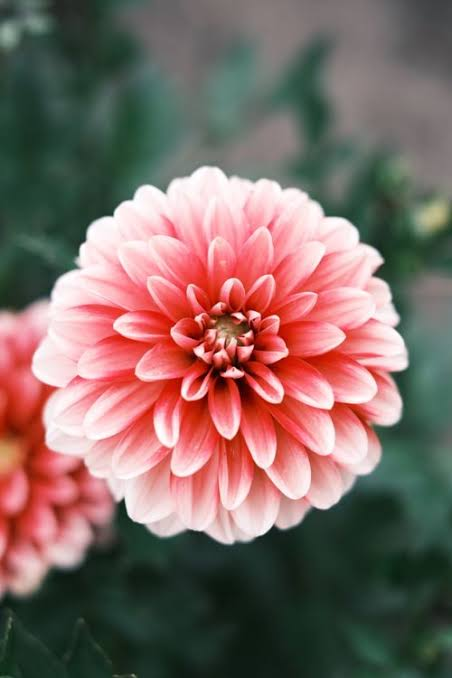
#> input picture image.jpg, 452 x 678 px
$ python color.py
#> lines starting #> are read from the running program, lines starting #| are printed output that depends on the picture

import cv2

# Read the image
img = cv2.imread("image.jpg")
#> img is the input picture: shape (678, 452, 3); mean B, G, R 99.9, 105.6, 128.6

# Check image
if img is None:
    print("Error: Image not found!")
    exit()

# Split image into color channels
b, g, r = cv2.split(img)
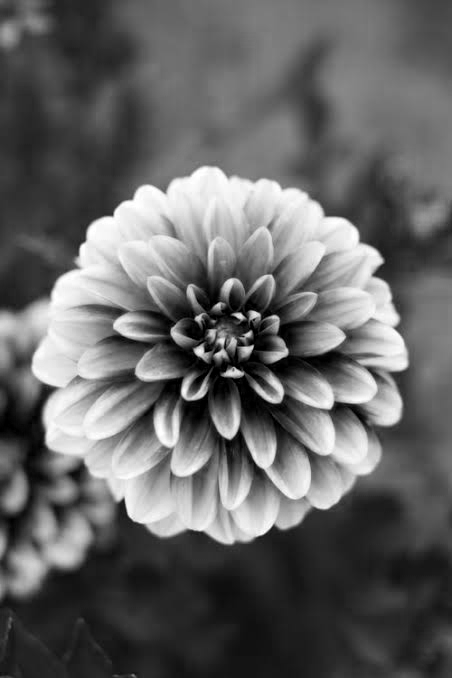
#> b: shape (678, 452); min 0, max 255, mean 99.9
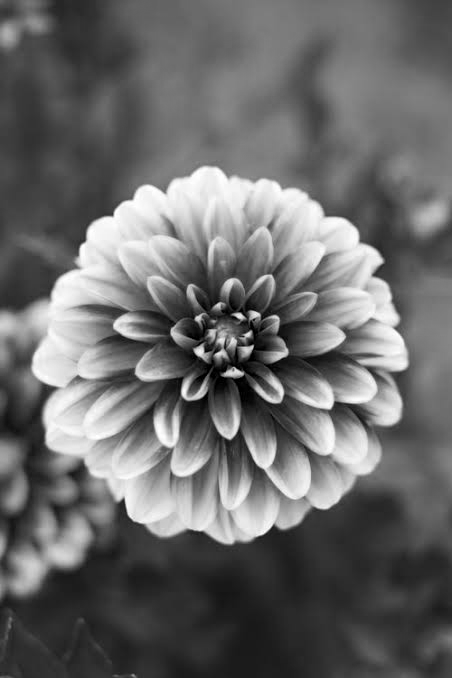
#> g: shape (678, 452); min 0, max 255, mean 105.6
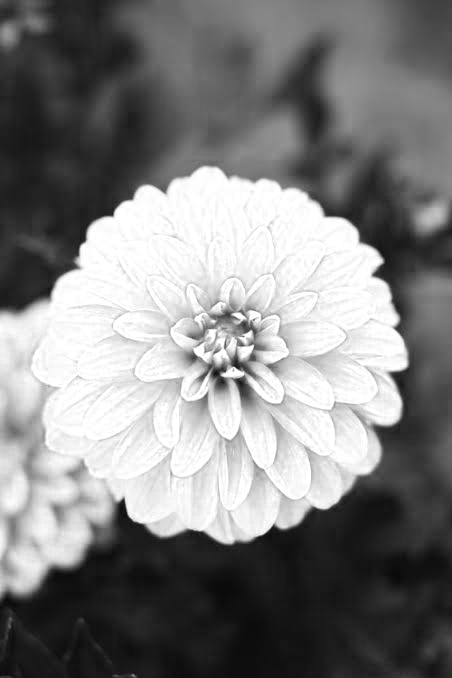
#> r: shape (678, 452); min 7, max 255, mean 128.6

# Calculate histograms
hist_b = cv2.calcHist([b], [0], None, [256], [0, 256])
#> hist_b = 256 values, max 3518 at index 37, min 88 at index 254, mean 1197.1
hist_g = cv2.calcHist([g], [0], None, [256], [0, 256])
#> hist_g = 256 values, max 3623 at index 46, min 45 at index 255, mean 1197.1
hist_r = cv2.calcHist([r], [0], None, [256], [0, 256])
#> hist_r = 256 values, max 19552 at index 255, min 0 at index 0, mean 1197.1

# Create histogram image
hist_img = cv2.merge([b, g, r])

# Draw histograms
canvas = cv2.imread("image.jpg")
canvas = cv2.resize(canvas, (512, 400))
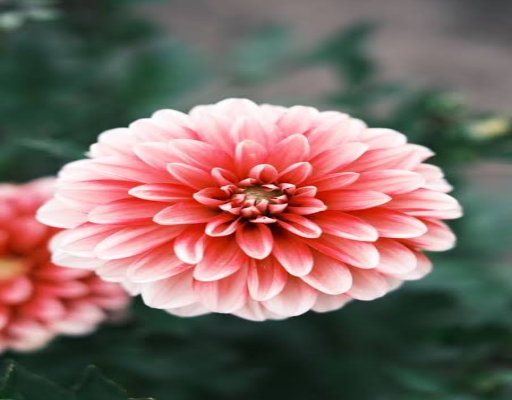
#> canvas: shape (400, 512, 3); mean B, G, R 99.8, 105.5, 128.5
canvas[:] = 255
#> canvas: shape (400, 512, 3); every value is 255

for i in range(256):
    x = int(i * 2)

    yb = int(hist_b[i][0] / hist_b.max() * 300)
    yg = int(hist_g[i][0] / hist_g.max() * 300)
    yr = int(hist_r[i][0] / hist_r.max() * 300)

    cv2.line(canvas, (x, 350), (x, 350-yb), (255, 0, 0), 1)
    cv2.line(canvas, (x, 350), (x, 350-yg), (0, 255, 0), 1)
    cv2.line(canvas, (x, 350), (x, 350-yr), (0, 0, 255), 1)
#> this loop made 256 passes
#> (yb, yg, yr) on passes 1 to 3: (130, 28, 0), (25, 5, 0), (24, 5, 0)
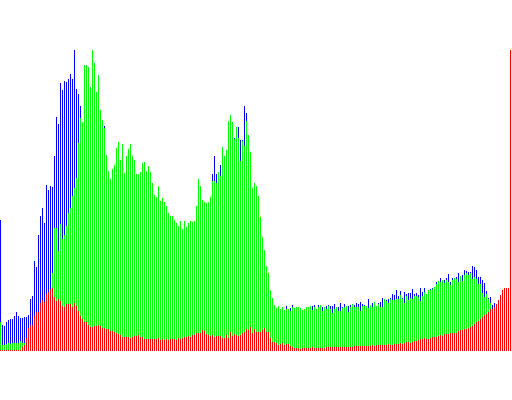
#> canvas: shape (400, 512, 3); mean B, G, R 222.1, 244.8, 224

# Display histogram
cv2.imshow("Original Image", img)
cv2.imshow("Color Histogram", canvas)

cv2.waitKey(0)
cv2.destroyAllWindows()
